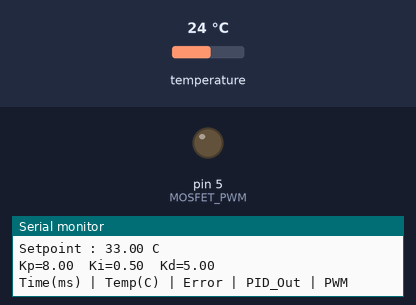
The sketch below on a simulated Arduino Uno, built with avr-gcc and run on an emulated ATmega328P. Parts: output pins drawn as LEDs (lit = HIGH), the last lines printed to the serial monitor. The inputs (shaded band) are chosen by the test bench; at power-on: temperature 24 °C.

Above: at 0.1 s.
At 1.2 s:
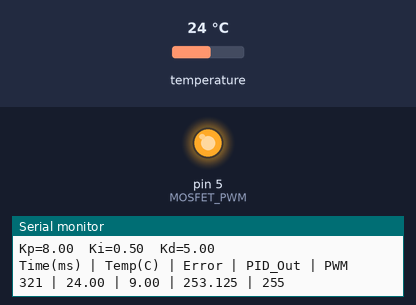
1.3 s: temperature set to 26.1 °C
3.0 s: temperature set to 27.3 °C
4.5 s: temperature set to 28.3 °C
6.1 s: temperature set to 29.8 °C
7.6 s: temperature set to 31.4 °C
At 8.5 s:
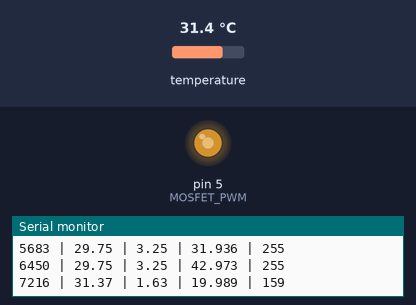
Timing chart, 0 to 11.8 s (numbered marks = the images above; inputs shaded):
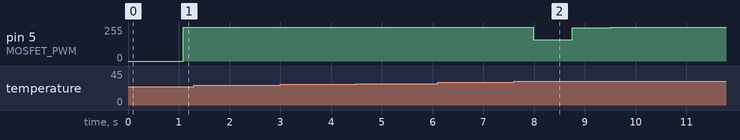

Measured:
- the behaviour switches between 30.6 and 30.7 °C on temperature (found by bisection; images 1 and 2)
- after the input at 7.6 s, pin 5 (MOSFET_PWM): 255/255 → 159/255 after 0.38 s, → 249/255 0.77 s later, → 254/255 0.77 s later, → 255/255 0.77 s later

The sketch:

main.ino
```cpp
#include <OneWire.h>
#include <DallasTemperature.h>
#define ONE_WIRE_BUS  2
#define MOSFET_PWM   5
const float SETPOINT   = 33.0;
float Kp = 8.0;
float Ki = 0.5;
float Kd = 5.0;

float integral        = 0.0;
float lastError       = 0.0;
unsigned long lastTime = 0;
const int PWM_MIN = 0;
const int PWM_MAX = 255;
const float TEMP_MAX_SAFE = 45.0;
const float DEADBAND = 0.10;

const unsigned long SAMPLE_MS = 250;
OneWire           oneWire(ONE_WIRE_BUS);
DallasTemperature sensors(&oneWire);
void setup() {
  Serial.begin(9600);
  sensors.begin();
  pinMode(MOSFET_PWM, OUTPUT);
  analogWrite(MOSFET_PWM, 0);
  Serial.println("=== PID Temp Controller ===");
  Serial.print  ("Setpoint : "); Serial.print(SETPOINT); Serial.println(" C");
  Serial.print  ("Kp="); Serial.print(Kp);
  Serial.print  ("  Ki="); Serial.print(Ki);
  Serial.print  ("  Kd="); Serial.println(Kd);
  Serial.println("Time(ms) | Temp(C) | Error | PID_Out | PWM");
  lastTime = millis();
}
void loop() {
  unsigned long now = millis();
  if (now - lastTime < SAMPLE_MS) return;
  float dt = (now - lastTime) / 1000.0;
  lastTime  = now;
  sensors.requestTemperatures();
  float temp = sensors.getTempCByIndex(0);

  if (temp == DEVICE_DISCONNECTED_C) {
    Serial.println("ERROR: DS18B20 not found – heater OFF");
    analogWrite(MOSFET_PWM, 0);
    return;
  }
  if (temp >= TEMP_MAX_SAFE) {
    Serial.print("SAFETY CUTOFF at ");
    Serial.print(temp); Serial.println(" C – heater OFF");
    analogWrite(MOSFET_PWM, 0);
    integral = 0;
    return;
  }
  float error      = SETPOINT - temp;

  integral += error * dt;
  integral  = constrain(integral, -100.0, 100.0);

  float derivative = (error - lastError) / dt;
  lastError        = error;
  float pidOut = (Kp * error) + (Ki * integral) + (Kd * derivative);
  int pwmVal;

      if (error <= DEADBAND) {
        pwmVal   = 0;
        integral = 0;
      } else {
        pwmVal = (int)constrain(pidOut * 8.0, 0, 255);
      }
  analogWrite(MOSFET_PWM, pwmVal);

  Serial.print(now);       Serial.print(" | ");
  Serial.print(temp, 2);   Serial.print(" | ");
  Serial.print(error, 2);  Serial.print(" | ");
  Serial.print(pidOut, 3); Serial.print(" | ");
  Serial.println(pwmVal);
}
```
